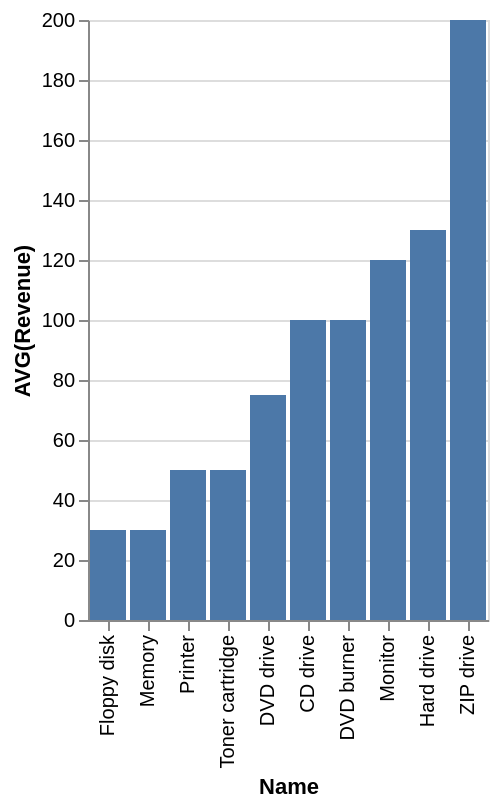

Express this chart as Vega-Lite.
### Vega-Lite specification from a JSON file in a GitHub repository (floating-point values rounded to 4 significant figures)
{"data": {"values": [{"x_data": "Floppy disk", "y_data": 30}, {"x_data": "Memory", "y_data": 30}, {"x_data": "Printer", "y_data": 50}, {"x_data": "Toner cartridge", "y_data": 50}, {"x_data": "DVD drive", "y_data": 75}, {"x_data": "CD drive", "y_data": 100}, {"x_data": "DVD burner", "y_data": 100}, {"x_data": "Monitor", "y_data": 120}, {"x_data": "Hard drive", "y_data": 130}, {"x_data": "ZIP drive", "y_data": 200}]}, "mark": "bar", "encoding": {"x": {"field": "x_data", "type": "nominal", "title": "Name", "sort": {"op": "sum", "field": "y_data", "order": "ascending"}}, "y": {"field": "y_data", "type": "quantitative", "title": "AVG(Revenue)"}}}
